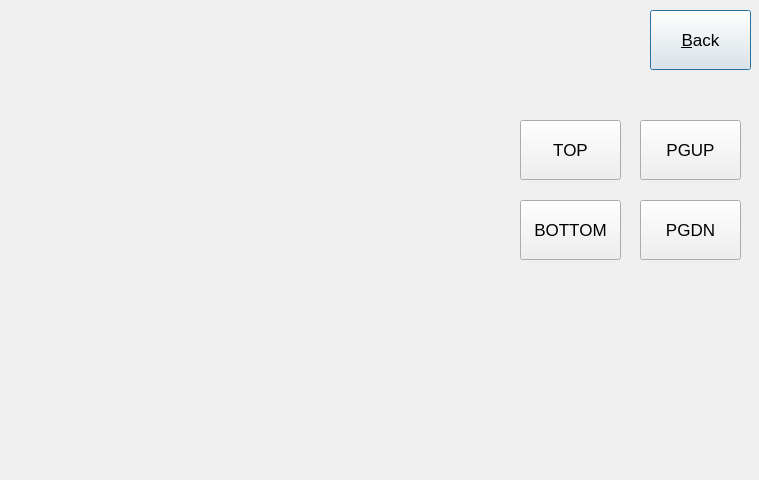
<?xml version="1.0" encoding="UTF-8"?>
<ui version="4.0">
 <class>BrandBrowserDialog</class>
 <widget class="QDialog" name="BrandBrowserDialog">
  <property name="windowModality">
   <enum>Qt::ApplicationModal</enum>
  </property>
  <property name="geometry">
   <rect>
    <x>0</x>
    <y>0</y>
    <width>759</width>
    <height>480</height>
   </rect>
  </property>
  <property name="font">
   <font>
    <pointsize>13</pointsize>
   </font>
  </property>
  <property name="windowTitle">
   <string>Review Brands</string>
  </property>
  <widget class="QPushButton" name="backButton">
   <property name="geometry">
    <rect>
     <x>650</x>
     <y>10</y>
     <width>101</width>
     <height>60</height>
    </rect>
   </property>
   <property name="text">
    <string>&amp;Back</string>
   </property>
   <property name="shortcut">
    <string>Alt+B</string>
   </property>
  </widget>
  <widget class="QPushButton" name="pageUpButton">
   <property name="geometry">
    <rect>
     <x>640</x>
     <y>120</y>
     <width>101</width>
     <height>60</height>
    </rect>
   </property>
   <property name="text">
    <string>PGUP</string>
   </property>
   <property name="shortcut">
    <string>PgUp</string>
   </property>
  </widget>
  <widget class="QPushButton" name="pageDownButton">
   <property name="geometry">
    <rect>
     <x>640</x>
     <y>200</y>
     <width>101</width>
     <height>60</height>
    </rect>
   </property>
   <property name="text">
    <string>PGDN</string>
   </property>
   <property name="shortcut">
    <string>PgDown</string>
   </property>
  </widget>
  <widget class="Q3Table" name="brandTable">
   <property name="geometry">
    <rect>
     <x>10</x>
     <y>80</y>
     <width>500</width>
     <height>390</height>
    </rect>
   </property>
   <property name="sizePolicy">
    <sizepolicy hsizetype="Fixed" vsizetype="Fixed">
     <horstretch>0</horstretch>
     <verstretch>0</verstretch>
    </sizepolicy>
   </property>
   <property name="numRows">
    <number>8</number>
   </property>
   <property name="numCols">
    <number>4</number>
   </property>
   <row>
    <property name="text">
     <string>*</string>
    </property>
   </row>
   <row>
    <property name="text">
     <string>TAG#</string>
    </property>
   </row>
   <row>
    <property name="text">
     <string>HD#</string>
    </property>
   </row>
   <row>
    <property name="text">
     <string>POS:</string>
    </property>
   </row>
   <row>
    <property name="text">
     <string>TRAN# </string>
    </property>
   </row>
   <row>
    <property name="text">
     <string>Save</string>
    </property>
   </row>
   <row>
    <property name="text">
     <string>Delete</string>
    </property>
   </row>
   <row>
    <property name="text">
     <string>Copy</string>
    </property>
   </row>
   <column>
    <property name="text">
     <string>------</string>
    </property>
   </column>
   <column>
    <property name="text">
     <string>------</string>
    </property>
   </column>
   <column>
    <property name="text">
     <string>------</string>
    </property>
   </column>
   <column>
    <property name="text">
     <string>------</string>
    </property>
   </column>
  </widget>
  <widget class="QPushButton" name="goTopButton">
   <property name="geometry">
    <rect>
     <x>520</x>
     <y>120</y>
     <width>101</width>
     <height>60</height>
    </rect>
   </property>
   <property name="text">
    <string>TOP</string>
   </property>
  </widget>
  <widget class="QPushButton" name="goBottomButton">
   <property name="geometry">
    <rect>
     <x>520</x>
     <y>200</y>
     <width>101</width>
     <height>60</height>
    </rect>
   </property>
   <property name="text">
    <string>BOTTOM</string>
   </property>
  </widget>
 </widget>
 <layoutdefault spacing="6" margin="11"/>
 <pixmapfunction>qPixmapFromMimeSource</pixmapfunction>
 <customwidgets>
  <customwidget>
   <class>Q3Frame</class>
   <extends>QFrame</extends>
   <header>Qt3Support/Q3Frame</header>
   <container>1</container>
  </customwidget>
  <customwidget>
   <class>Q3Table</class>
   <extends>Q3Frame</extends>
   <header>q3table.h</header>
   <container>1</container>
  </customwidget>
 </customwidgets>
 <includes>
  <include location="local">dao/branddao.h</include>
  <include location="global">vector</include>
 </includes>
 <resources/>
 <connections/>
</ui>
